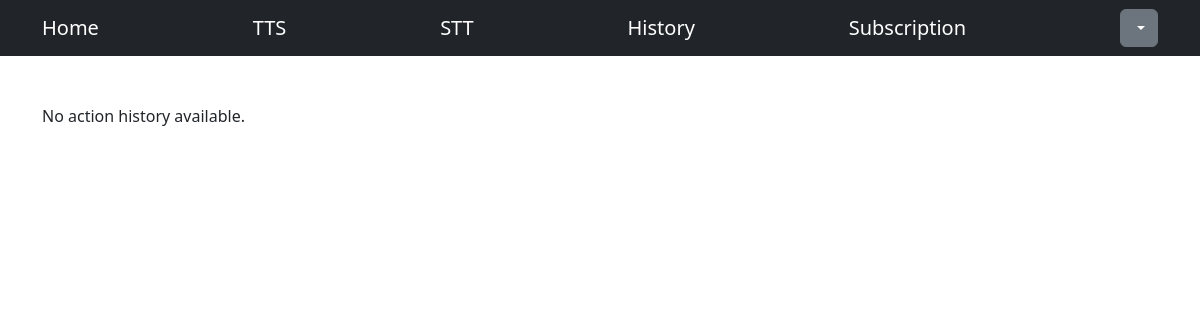
Page /tts/history (signed in) on the earlier database version.
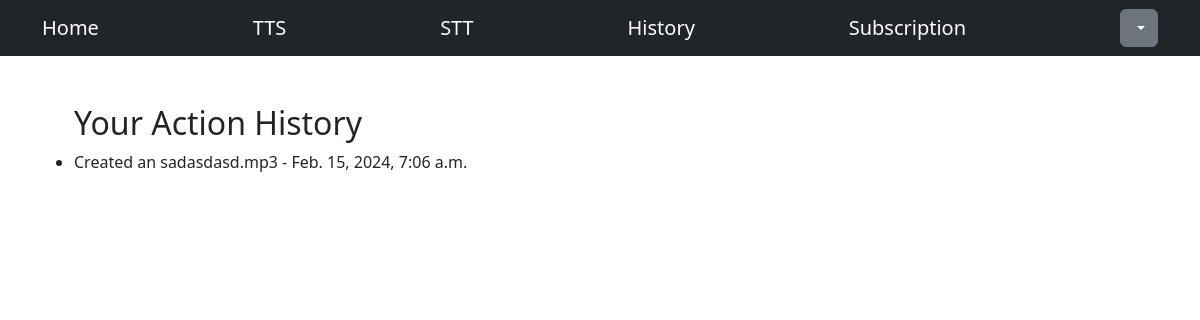
Same page on the later database version.
### tts/models.py (models this page shows, shortened)
class UserAction(models.Model):
    user = models.ForeignKey(settings.AUTH_USER_MODEL, on_delete=models.CASCADE)
    action = models.CharField(max_length=124, null=True, blank=True)
    timestamp = models.DateTimeField(auto_now_add=True)

### tts/views.py (the view)
# urls.py: path('history', views.UsersHistoryView.as_view(), name='history'),
class UsersHistoryView(View):
    template_name = 'tts/history.html'
    def get(self, request, *args, **kwargs):
        user_actions = UserAction.objects.filter(user=request.user)
        return render(request, self.template_name, {'user_actions': user_actions})

### tts/templates/tts/history.html
{% extends 'users/base.html' %}
{% load static %}
{% block content %}
  <div class="container mt-5">
    {% if user_actions %}
      <ul>
        <h2>Your Action History</h2>
        {% for action in user_actions %}
          <li>{{ action.action }} - {{ action.timestamp }}</li>
        {% endfor %}
      </ul>
    {% else %}
      <p>No action history available.</p>
    {% endif %}
  </div>
{% endblock %}

Differences in the rows shown:
added UserAction: action "Created an sadasdasd.mp3", timestamp "Feb. 15, 2024, 7:06 a.m."
Other differences:
text no longer shown: "No action history available."
text now shown: "Your Action History"
